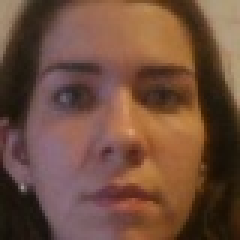
#> input picture setMuestras/imagenes/001.jpg, 80 x 80 px (shown 3 times larger)
$ python a1.py 001.jpg   (Python 2 division)   (older library calls are emulated)
#> lines starting #> are read from the running program, lines starting #| are printed output that depends on the picture
### setMuestras/imagenes/video.py
#!/usr/bin/env python

'''
Video capture sample.

Sample shows how VideoCapture class can be used to acquire video
frames from a camera of a movie file. Also the sample provides
an example of procedural video generation by an object, mimicking
the VideoCapture interface (see Chess class).

'create_capture' is a convinience function for capture creation,
falling back to procedural video in case of error.

Usage:
    video.py [--shotdir <shot path>] [source0] [source1] ...'

    sourceN is an
     - integer number for camera capture
     - name of video file
     - synth:<params> for procedural video

Synth examples:
    synth:bg=../cpp/lena.jpg:noise=0.1
    synth:class=chess:bg=../cpp/lena.jpg:noise=0.1:size=640x480

Keys:
    ESC    - exit
    SPACE  - save current frame to <shot path> directory

'''

import numpy as np
import cv2
from time import clock
from numpy import pi, sin, cos
import common

class VideoSynthBase(object):
    # [14 lines left out: function __init__, not called in this run]

    def render(self, dst):
        pass

    # [15 lines left out: function read, not called in this run]

    def isOpened(self):
        return True

class Chess(VideoSynthBase):
    # [45 lines left out: functions __init__, draw_quads, render, not called in this run]


classes = dict(chess=Chess)

presets = dict(
    empty = 'synth:',
    lena = 'synth:bg=../cpp/lena.jpg:noise=0.1',
    chess = 'synth:class=chess:bg=../cpp/lena.jpg:noise=0.1:size=640x480'
)


def create_capture(source = 0, fallback = presets['chess']):
    '''source: <int> or '<int>|<filename>|synth [:<param_name>=<value> [:...]]'
    '''
    source = str(source).strip()
    chunks = source.split(':')
    # hanlde drive letter ('c:', ...)
    if len(chunks) > 1 and len(chunks[0]) == 1 and chunks[0].isalpha():
        chunks[1] = chunks[0] + ':' + chunks[1]
        del chunks[0]

    source = chunks[0]
    try: source = int(source)
    except ValueError: pass
    params = dict( s.split('=') for s in chunks[1:] )

    cap = None
    if source == 'synth':
        Class = classes.get(params.get('class', None), VideoSynthBase)
        try: cap = Class(**params)
        except: pass
    else:
        cap = cv2.VideoCapture(source)
        if 'size' in params:
            w, h = map(int, params['size'].split('x'))
            cap.set(cv2.cv.CV_CAP_PROP_FRAME_WIDTH, w)
            cap.set(cv2.cv.CV_CAP_PROP_FRAME_HEIGHT, h)
    if cap is None or not cap.isOpened():
        print 'Warning: unable to open video source: ', source
        if fallback is not None:
            return create_capture(fallback, None)
    return cap

# [30 lines that do not run on import are left out]

### setMuestras/imagenes/a1.py
#!/usr/bin/env python

'''
Lucas-Kanade tracker
====================

Lucas-Kanade sparse optical flow demo. Uses goodFeaturesToTrack
for track initialization and back-tracking for match verification
between frames.

Usage
-----
lk_track.py [<video_source>]


Keys
----
ESC - exit
'''
from PIL import Image
import numpy as np
import cv2
import video
from common import anorm2, draw_str
from time import clock


HAAR_CASCADE_PATH = "haarcascade_frontalface_alt.xml"
cascade = cv2.CascadeClassifier(HAAR_CASCADE_PATH)
lk_params = dict( winSize  = (15, 15),
                  maxLevel = 2,
                  criteria = (cv2.TERM_CRITERIA_EPS | cv2.TERM_CRITERIA_COUNT, 10, 0.03))

feature_params = dict( maxCorners = 500,
                       qualityLevel = 0.2,
                       minDistance = 7,
                       blockSize = 10 )

class App:
    def __init__(self, video_src):
		self.track_len = 10
		self.detect_interval =2
		self.tracks = []
		self.cam = video.create_capture(video_src)
		self.frame_idx = 0
		self.out = cv2.VideoWriter('output.avi', cv2.cv.CV_FOURCC(*'DIVX'), 20.0, (640,480))
		self.distx=0
		self.disty=0
		self.x=0
		self.y=0
		self.w=0
		self.h=0

    def run(self):
    	band=0
    	i=0

        while True:
			ret, frame = self.cam.read()
#> frame is the input picture: shape (80, 80, 3); mean B, G, R 60.9, 77.8, 112.2
			frame_gray = cv2.cvtColor(frame, cv2.COLOR_BGR2GRAY)
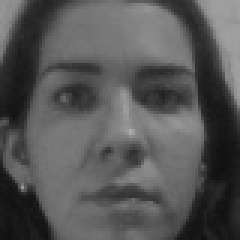
#> frame_gray: shape (80, 80) (shown 3 times larger); min 16, max 172, mean 86.2
			frame_gray=cv2.equalizeHist(frame_gray)
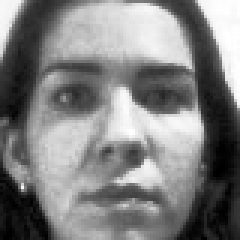
#> frame_gray: shape (80, 80) (shown 3 times larger); min 0, max 255, mean 128.6
			vis = frame.copy()


			faces = []
			#detected = cv.HaarDetectObjects(frame, cascade, storage, 1.2, 2, cv.CV_HAAR_DO_CANNY_PRUNING, (100,100))
			detected = cascade.detectMultiScale(frame,1.3,4,cv2.cv.CV_HAAR_SCALE_IMAGE,(20,20))
#> detected = [[5, 4, 72, 72]]
#> (the run stopped early here; a loop or call above may not have finished)
